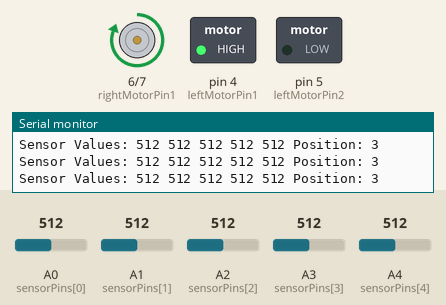
Recording of a sketch running on a simulated Arduino Uno, built with avr-gcc and run on an emulated ATmega328P. Shown: motor-driver pin pairs drawn as motors (green arrow = first pin HIGH = forward, orange = second pin HIGH = backward, longer = more drive), switched loads named in the sketch (green lamp = pin HIGH), the last lines printed to the serial monitor. The inputs (shaded band) are chosen by the test bench; at power-on: A0 (sensorPins[0]) = 512, A1 (sensorPins[1]) = 512, A2 (sensorPins[2]) = 512, A3 (sensorPins[3]) = 512, A4 (sensorPins[4]) = 512.

Above: at 1.2 s.
1.3 s: A0 (sensorPins[0]) set to 530
At 2.1 s:
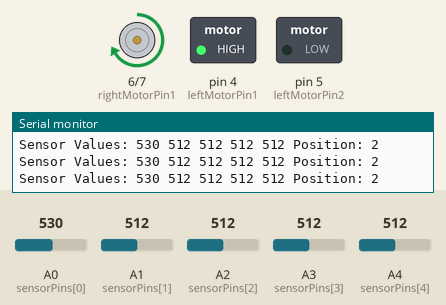
2.8 s: A1 (sensorPins[1]) set to 109
At 4.1 s:
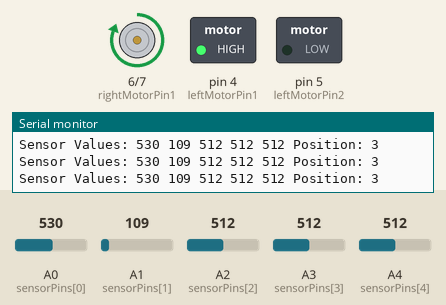
5.8 s: A1 (sensorPins[1]) set to 90
7.3 s: A2 (sensorPins[2]) set to 108
10.3 s: A2 (sensorPins[2]) set to 90
Timing chart, 0 to 12.8 s (numbered marks = the images above; inputs shaded):
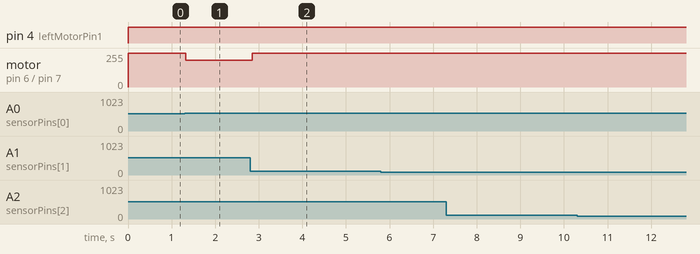

Measured:
- the behaviour switches between 512 and 513 on A0 (sensorPins[0]) (found by bisection; images 0 and 1)
- after the input at 1.3 s, motor on pin 6 (rightMotorPin1) / pin 7 (rightMotorPin2): forward 255/255 → forward 200/255 at once
- after the input at 2.8 s, motor on pin 6 (rightMotorPin1) / pin 7 (rightMotorPin2): forward 200/255 → forward 255/255 after 0.05 s

The sketch:

Line_Follower.ino
```cpp
const int sensorPins[] = {A0, A1, A2, A3, A4};
const int numSensors = 5;


const int leftMotorPin1 = 4;
const int leftMotorPin2 = 5;
const int rightMotorPin1 = 6;
const int rightMotorPin2 = 7;

void setup() {

  pinMode(leftMotorPin1, OUTPUT);
  pinMode(leftMotorPin2, OUTPUT);
  pinMode(rightMotorPin1, OUTPUT);
  pinMode(rightMotorPin2, OUTPUT);


  Serial.begin(9600);
}

void loop() {
  // Reading values
  int sensorValues[numSensors];
  for (int i = 0; i < numSensors; i++) {
    sensorValues[i] = analogRead(sensorPins[i]);
  }


  int total = 0;
  for (int i = 0; i < numSensors; i++) {
    total += sensorValues[i] * (i + 1);
  }
  int position = total / (sensorValues[0] + sensorValues[1] + sensorValues[2] + sensorValues[3] + sensorValues[4]);

  // Adjusting motor speed
  int leftSpeed = 255;
  int rightSpeed = 255;
  if (position < 3) {
    // Turn right
    leftSpeed = 255;
    rightSpeed = 200;
  } else if (position > 3) {
    // Turn left
    leftSpeed = 200;
    rightSpeed = 255;
  }

  // Adjustingn the motors
  analogWrite(leftMotorPin1, leftSpeed);
  analogWrite(leftMotorPin2, LOW);
  analogWrite(rightMotorPin1, rightSpeed);
  analogWrite(rightMotorPin2, LOW);


  Serial.print("Sensor Values: ");
  for (int i = 0; i < numSensors; i++) {
    Serial.print(sensorValues[i]);
    Serial.print(" ");
  }
  Serial.print("Position: ");
  Serial.println(position);

  // Add a delay to prevent rapid changes
  delay(100);
}
```
